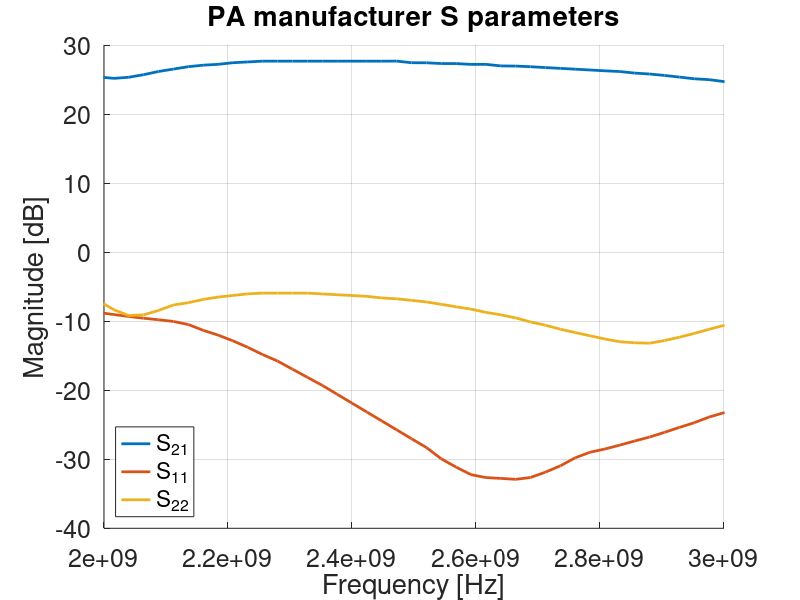
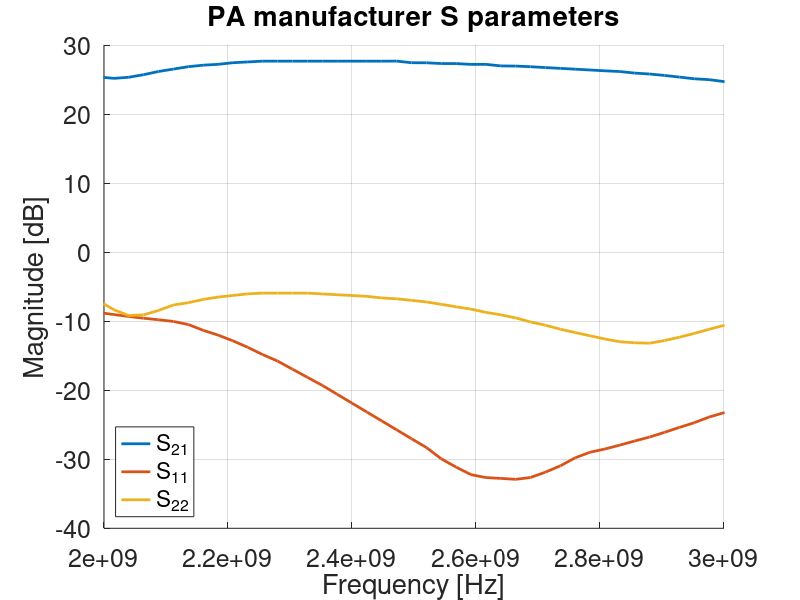

Reproduce these figures in MATLAB, in order.
% rend('default','painters')


sp = dlmread('PA_Sparam_man.csv',',',2,0);%S11X 	S11Y S21X S21Y S22X S22Y

sp(sp==0) = nan;
figure;
hold on;

plot(sp(:,3),sp(:,4),'linewidth',2);
plot(sp(:,1),sp(:,2),'linewidth',2);
plot(sp(:,5),sp(:,6),'linewidth',2);

grid on;
% axis tight;

title('PA manufacturer S parameters')
xlabel('Frequency [Hz]')
ylabel('Magnitude [dB]');
set(gcf, 'color', 'w')
set(gca, 'fontsize', 18)
legend('S_{21}','S_{11}','S_{22}','location','southwest')


ylim([-40 30])
xlim([2e9 3e9])

print('PA_Sparam_man','-depsc')
savefig('PA_Sparam_man')

% ylim([-40 30])
% xlim([2e9 3e9])
% 
% print('PA_Sparam_man_zoom','-depsc')
% savefig('PA_Sparam_man_zoom')